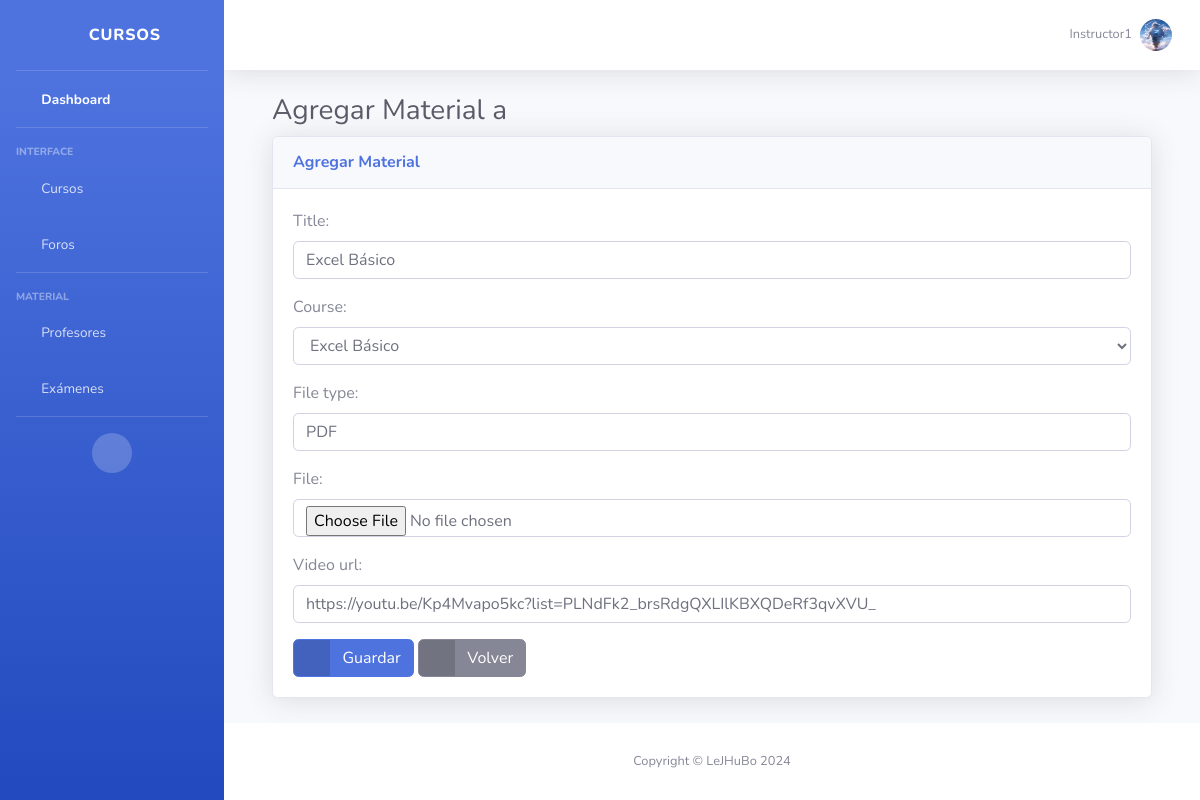
The page /materials/1/edit/ (signed in) on the database as committed earlier.
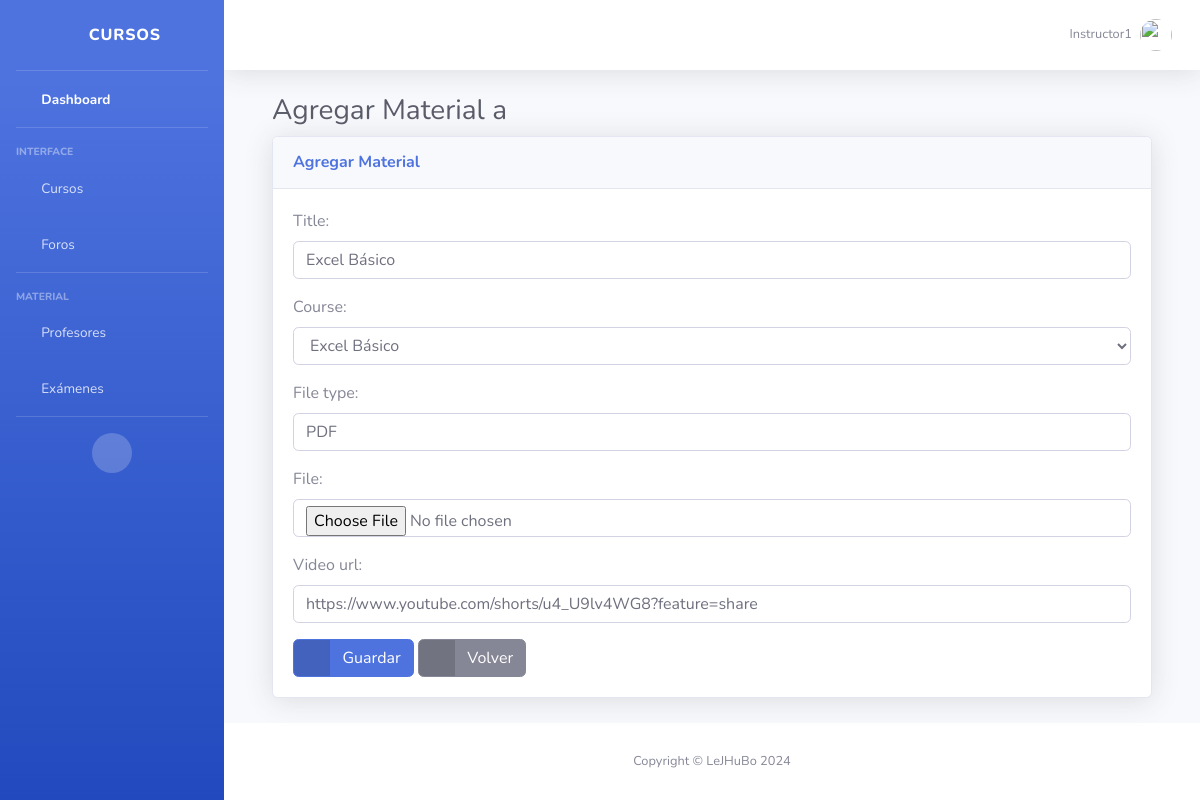
The same page on the database as committed later.
### courses/models.py (models this page shows, shortened)
class User(AbstractUser):
    ROLE_CHOICES = (
        ('student', 'Student'),
        ('instructor', 'Instructor'),
        ('admin', 'Admin'),
    )
    role = models.CharField(max_length=10, choices=ROLE_CHOICES, default='student')
    groups = models.ManyToManyField(Group, related_name='custom_user_set')
    user_permissions = models.ManyToManyField(Permission, related_name='custom_user_set')
    profile_picture = models.ImageField(upload_to='profile_pictures/', null=True, blank=True)
    objects = UserManager()

class Material(models.Model):
    title = models.CharField(max_length=200)
    course = models.ForeignKey(Course, on_delete=models.CASCADE, related_name='materials')
    file_type = models.CharField(max_length=50)
    uploaded_at = models.DateTimeField(auto_now_add=True)
    file = models.FileField(upload_to='materials/', blank=True, null=True)
    video_url = models.URLField(max_length=200, blank=True, null=True)

class Course(models.Model):
    title = models.CharField(max_length=200)
    description = models.TextField()
    start_date = models.DateField()
    end_date = models.DateField()
    instructor = models.ForeignKey(User, on_delete=models.CASCADE, limit_choices_to={'role': 'instructor'})
    image = models.ImageField(upload_to='course_images/', null=True, blank=True)
    video_url = models.URLField(blank=True, null=True)
    def __str__(self):
        return self.title

### courses/views.py (the view, shortened to what this page needs)
# urls.py: path('materials/<int:pk>/edit/', views.MaterialUpdateView.as_view(), name='material_edit'),
class MaterialUpdateView(LoginRequiredMixin, StudentAccessMixin, UserPassesTestMixin, UpdateView):
    model = Material
    form_class = MaterialForm
    template_name = 'material/material_form.html'
    success_url = reverse_lazy('material_list')
    def test_func(self):
        material = self.get_object()
        return self.request.user.is_superuser or (self.request.user.role == 'instructor' and material.course.instructor == self.request.user)

### courses/forms.py
class MaterialForm(forms.ModelForm):
    class Meta:
        model = Material
        fields = ['title', 'course', 'file_type', 'file', 'video_url']
        widgets = {
            'title': forms.TextInput(attrs={'class': 'form-control'}),
            'course': forms.Select(attrs={'class': 'form-control'}),
            'file_type': forms.TextInput(attrs={'class': 'form-control'}),
            'file': forms.FileInput(attrs={'class': 'form-control'}),
            'video_url': forms.URLInput(attrs={'class': 'form-control'}),
        }

### courses/templates/material/material_form.html
{% extends 'index.html' %} {% block title %}Agregar Material{% endblock %} {% block content %}
<div class="container-fluid">
    <h1 class="h3 mb-2 text-gray-800">Agregar Material a {{ course.title }}</h1>
    <div class="card shadow mb-4">
        <div class="card-header py-3">
            <h6 class="m-0 font-weight-bold text-primary">Agregar Material</h6>
        </div>
        <div class="card-body">
            <form method="post" enctype="multipart/form-data">
                {% csrf_token %} {{ form.as_p }}
                <button type="submit" class="btn btn-primary btn-icon-split">
                    <span class="icon text-white-50">
                        <i class="fas fa-save"></i>
                    </span>
                    <span class="text">Guardar</span>
                </button>
                <a href="{% url 'course_list' %}" class="btn btn-secondary btn-icon-split">
                    <span class="icon text-white-50">
                        <i class="fas fa-arrow-left"></i>
                    </span>
                    <span class="text">Volver</span>
                </a>
            </form>
        </div>
    </div>
</div>
{% endblock %}

### courses/templates/index.html (shortened to what the changed rows need)
{% load static %}
<!DOCTYPE html>
<html lang="en">
<head>
    <link href="{% static 'vendor/fontawesome-free/css/all.min.css' %}" rel="stylesheet" type="text/css">
    <link href="{% static 'css/sb-admin-2.min.css' %}" rel="stylesheet">
</head>
<body id="page-top">
    <div id="wrapper">
        <div id="content-wrapper" class="d-flex flex-column">
            <div id="content">
                <nav class="navbar navbar-expand navbar-light bg-white topbar mb-4 static-top shadow">
                    <ul class="navbar-nav ml-auto">
                        <li class="nav-item dropdown no-arrow">
                            <a class="nav-link dropdown-toggle" href="#" id="userDropdown" role="button" data-toggle="dropdown" aria-haspopup="true" aria-expanded="false">
                                <span class="mr-2 d-none d-lg-inline text-gray-600 small">{{ user.username }}</span> {% if user.profile_picture %}
                                <img class="img-profile rounded-circle" src="{{ user.profile_picture.url }}"> {% else %}
                                <img class="img-profile rounded-circle" src="{% static 'img/undraw_profile.svg' %}"> {% endif %}
                            </a>
                        </li>
                    </ul>
                </nav>
                <div class="container-fluid">
                    {% block content %}{% endblock %}
                </div>
            </div>
        </div>
    </div>
</body>
</html>

Rows that differ between the two databases and show on the page:
changed User "Instructor1": profile_picture: picture removed
changed Material "Excel Básico": video_url "https://youtu.be/Kp4Mvapo5kc?list=PLNdFk2_brsRdgQXLIlKBXQDeRf3qvXVU_" → "https://www.youtube.com/shorts/u4_U9lv4WG8?feature=share"
